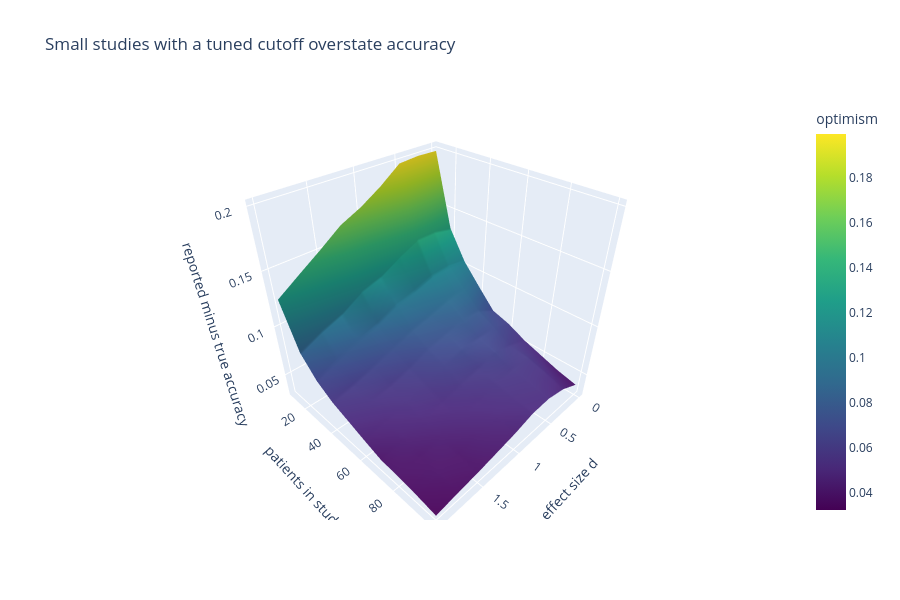

The code cell stored with this chart in its notebook:
### Markdown cell above
### Optimism over study size and effect size (rotate it)

### Code cell
fig = go.Figure(go.Surface(x=D, y=NS, z=REP - TRUE, colorscale="Viridis",
                           colorbar=dict(title="optimism")))
fig.update_layout(scene=dict(xaxis_title="effect size d", yaxis_title="patients in study",
                             zaxis_title="reported minus true accuracy"),
                  title="Small studies with a tuned cutoff overstate accuracy", height=600)
fig

### Figure 1 — Plotly figure (JSON) as saved in the notebook; plotly's stock layout.template omitted (floating-point values rounded to 4 significant figures)
{"data": [{"colorbar": {"title": {"text": "optimism"}}, "colorscale": [[0.0, "#440154"], [0.1111, "#482878"], [0.2222, "#3e4989"], [0.3333, "#31688e"], [0.4444, "#26828e"], [0.5556, "#1f9e89"], [0.6667, "#35b779"], [0.7778, "#6ece58"], [0.8889, "#b5de2b"], [1.0, "#fde725"]], "type": "surface", "x": [0.0, 0.25, 0.5, 0.75, 1.0, 1.25, 1.5, 1.75, 2.0], "y": [10, 20, 30, 40, 50, 60, 70, 80, 90, 100], "z": [[0.1987, 0.1994, 0.1981, 0.1847, 0.1735, 0.1649, 0.1513, 0.1384, 0.1254], [0.1326, 0.1368, 0.1371, 0.1287, 0.118, 0.1128, 0.101, 0.09387, 0.08459], [0.1055, 0.1083, 0.1074, 0.1013, 0.09698, 0.0886, 0.08298, 0.07575, 0.0675], [0.08683, 0.09352, 0.09122, 0.08587, 0.08163, 0.07486, 0.06819, 0.0619, 0.05765], [0.06883, 0.07895, 0.08089, 0.07621, 0.07202, 0.06415, 0.05863, 0.05557, 0.0516], [0.06351, 0.07022, 0.07053, 0.07049, 0.06518, 0.05851, 0.0545, 0.04951, 0.0454], [0.05509, 0.06114, 0.06649, 0.06109, 0.05765, 0.05247, 0.0496, 0.04549, 0.03967], [0.049, 0.05871, 0.05885, 0.05729, 0.0525, 0.04896, 0.04494, 0.04048, 0.03831], [0.04294, 0.05375, 0.05546, 0.05341, 0.04984, 0.04525, 0.04056, 0.03939, 0.03586], [0.03857, 0.04769, 0.05201, 0.05109, 0.04578, 0.04211, 0.03847, 0.03586, 0.03252]]}], "layout": {"height": 600, "scene": {"xaxis": {"title": {"text": "effect size d"}}, "yaxis": {"title": {"text": "patients in study"}}, "zaxis": {"title": {"text": "reported minus true accuracy"}}}, "title": {"text": "Small studies with a tuned cutoff overstate accuracy"}}}
